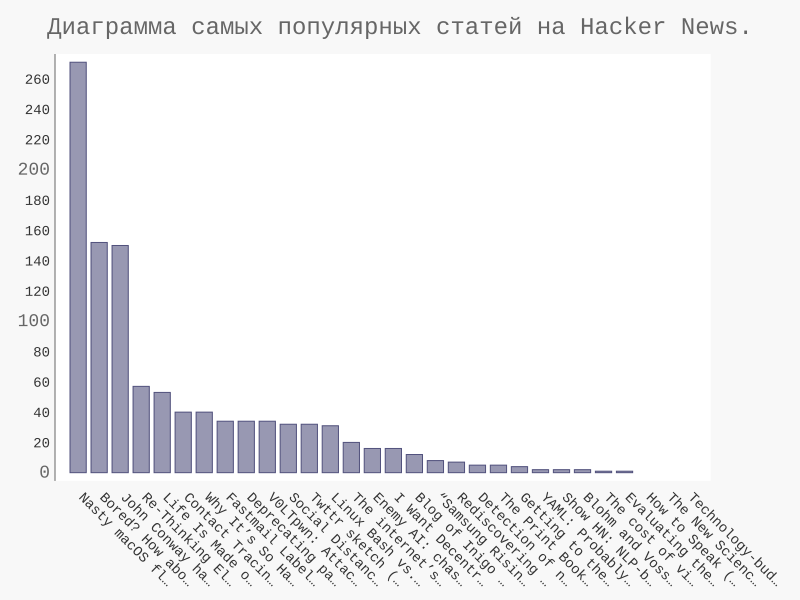

Generate this figure with Python:
import requests

from operator import itemgetter

import pygal
from pygal.style import LightColorizedStyle as LCS, LightenStyle as LS

# Создание вызова API и сохранение ответа.
url = 'https://hacker-news.firebaseio.com/v0/topstories.json'
r = requests.get(url)
print("Status code:", r.status_code)

# Обработка информации о каждой статье.
submission_ids = r.json()
submission_dicts, titles, plot_dicts = [], [], []
for submission_id in submission_ids[:30]:
    # Создание отдельного вызова API для каждой статьи.
    url = ('https://hacker-news.firebaseio.com/v0/item/' +
           str(submission_id) + '.json')
    submission_r = requests.get(url)
    print(submission_r.status_code)
    response_dict = submission_r.json()

    submission_dict = {
        'title': response_dict['title'],
        'link': 'http://news.ycombinator.com/item?id=' +
        str(submission_id),
        'comments': response_dict.get('descendants', 0)
        }
    submission_dicts.append(submission_dict)

submission_dicts = sorted(submission_dicts,
                          key=itemgetter('comments'),
                          reverse=True)
for submission_dict in submission_dicts:
    print("\nTitle:", submission_dict['title'])
    print("Discussion link:", submission_dict['link'])
    print("Comments:", submission_dict['comments'])

    titles.append(submission_dict['title'])

# Получить название проекта (если оно имеется).
    title = submission_dict['title']
    if not title:
        title = "No title provided."
    plot_dict = {
        'value': submission_dict['comments'],
        'label': title,
        'xlink': submission_dict['link'],
        }
    plot_dicts.append(plot_dict)

# Построение визуализации.
my_style = LS('#333366', base_style=LCS)
my_style.title_font_size = 24
my_style.label_font_size = 14
my_style.major_label_font_size = 18
my_config = pygal.Config()
my_config.x_label_rotation = 45
my_config.show_legend = False
my_config.truncate_label = 15
my_config.show_y_guides = False
my_config.width = 800
chart = pygal.Bar(my_config, style=my_style)
chart.title = 'Диаграмма самых популярных статей на Hacker News.'
chart.x_labels = titles

chart.add('', plot_dicts)
chart.render_to_file('hn_submissions.svg')
